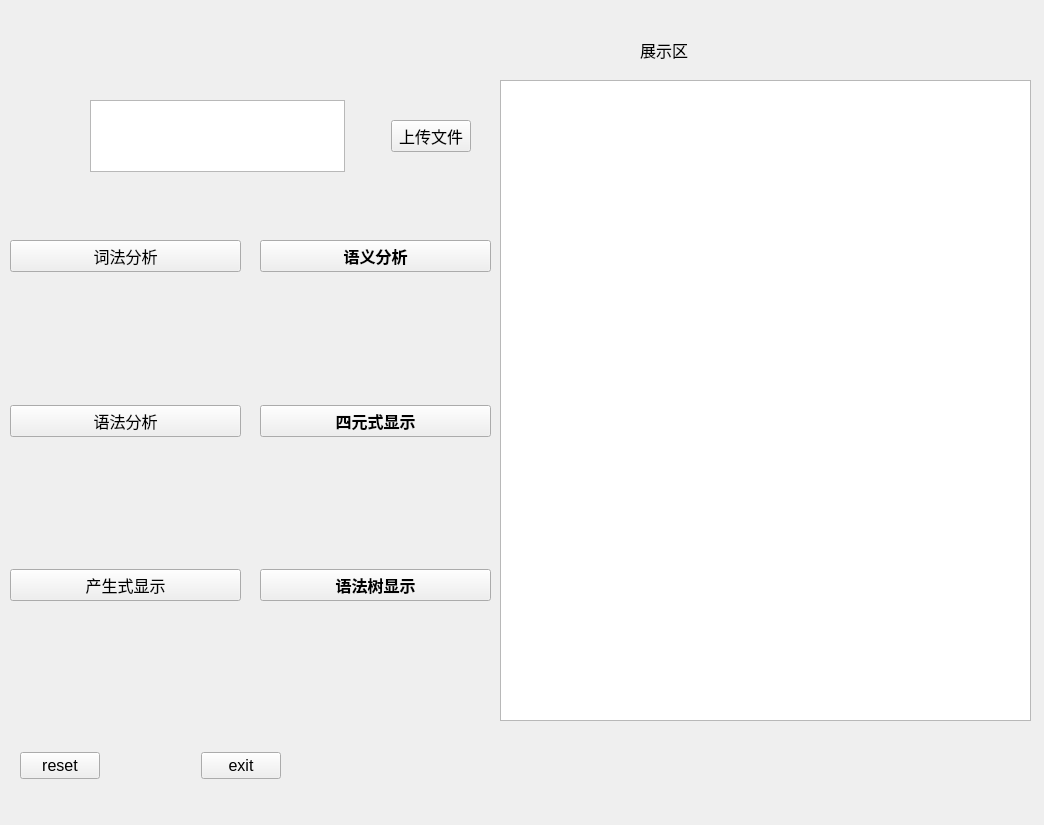
<?xml version="1.0" encoding="UTF-8"?>
<ui version="4.0">
 <class>action</class>
 <widget class="QWidget" name="action">
  <property name="geometry">
   <rect>
    <x>0</x>
    <y>0</y>
    <width>1044</width>
    <height>825</height>
   </rect>
  </property>
  <property name="windowTitle">
   <string>Form</string>
  </property>
  <widget class="QTextBrowser" name="content">
   <property name="geometry">
    <rect>
     <x>500</x>
     <y>80</y>
     <width>531</width>
     <height>641</height>
    </rect>
   </property>
   <property name="lineWrapMode">
    <enum>QTextEdit::NoWrap</enum>
   </property>
  </widget>
  <widget class="QWidget" name="layoutWidget">
   <property name="geometry">
    <rect>
     <x>90</x>
     <y>100</y>
     <width>381</width>
     <height>72</height>
    </rect>
   </property>
   <layout class="QHBoxLayout" name="horizontalLayout_2">
    <item>
     <widget class="QTextEdit" name="filePath"/>
    </item>
    <item>
     <spacer name="horizontalSpacer">
      <property name="orientation">
       <enum>Qt::Horizontal</enum>
      </property>
      <property name="sizeHint" stdset="0">
       <size>
        <width>40</width>
        <height>20</height>
       </size>
      </property>
     </spacer>
    </item>
    <item>
     <widget class="QPushButton" name="upload">
      <property name="font">
       <font>
        <pointsize>12</pointsize>
       </font>
      </property>
      <property name="text">
       <string>上传文件</string>
      </property>
     </widget>
    </item>
   </layout>
  </widget>
  <widget class="QWidget" name="layoutWidget">
   <property name="geometry">
    <rect>
     <x>10</x>
     <y>240</y>
     <width>231</width>
     <height>361</height>
    </rect>
   </property>
   <layout class="QVBoxLayout" name="verticalLayout">
    <item>
     <widget class="QPushButton" name="lexical">
      <property name="font">
       <font>
        <pointsize>12</pointsize>
       </font>
      </property>
      <property name="text">
       <string>词法分析</string>
      </property>
     </widget>
    </item>
    <item>
     <spacer name="verticalSpacer">
      <property name="orientation">
       <enum>Qt::Vertical</enum>
      </property>
      <property name="sizeHint" stdset="0">
       <size>
        <width>20</width>
        <height>40</height>
       </size>
      </property>
     </spacer>
    </item>
    <item>
     <widget class="QPushButton" name="grammar">
      <property name="font">
       <font>
        <pointsize>12</pointsize>
       </font>
      </property>
      <property name="text">
       <string>语法分析</string>
      </property>
     </widget>
    </item>
    <item>
     <spacer name="verticalSpacer_2">
      <property name="orientation">
       <enum>Qt::Vertical</enum>
      </property>
      <property name="sizeHint" stdset="0">
       <size>
        <width>20</width>
        <height>40</height>
       </size>
      </property>
     </spacer>
    </item>
    <item>
     <widget class="QPushButton" name="production">
      <property name="font">
       <font>
        <pointsize>12</pointsize>
       </font>
      </property>
      <property name="text">
       <string>产生式显示</string>
      </property>
     </widget>
    </item>
   </layout>
  </widget>
  <widget class="QLabel" name="label">
   <property name="geometry">
    <rect>
     <x>640</x>
     <y>40</y>
     <width>231</width>
     <height>20</height>
    </rect>
   </property>
   <property name="font">
    <font>
     <pointsize>12</pointsize>
    </font>
   </property>
   <property name="text">
    <string>展示区</string>
   </property>
  </widget>
  <widget class="QWidget" name="layoutWidget">
   <property name="geometry">
    <rect>
     <x>20</x>
     <y>740</y>
     <width>261</width>
     <height>51</height>
    </rect>
   </property>
   <layout class="QHBoxLayout" name="horizontalLayout_3">
    <item>
     <widget class="QPushButton" name="reset">
      <property name="font">
       <font>
        <pointsize>12</pointsize>
       </font>
      </property>
      <property name="text">
       <string>reset</string>
      </property>
     </widget>
    </item>
    <item>
     <spacer name="horizontalSpacer_2">
      <property name="orientation">
       <enum>Qt::Horizontal</enum>
      </property>
      <property name="sizeHint" stdset="0">
       <size>
        <width>40</width>
        <height>20</height>
       </size>
      </property>
     </spacer>
    </item>
    <item>
     <widget class="QPushButton" name="exit">
      <property name="font">
       <font>
        <pointsize>12</pointsize>
       </font>
      </property>
      <property name="text">
       <string>exit</string>
      </property>
     </widget>
    </item>
   </layout>
  </widget>
  <widget class="QWidget" name="layoutWidget_2">
   <property name="geometry">
    <rect>
     <x>260</x>
     <y>240</y>
     <width>231</width>
     <height>361</height>
    </rect>
   </property>
   <layout class="QVBoxLayout" name="verticalLayout_3">
    <item>
     <widget class="QPushButton" name="Semantics">
      <property name="font">
       <font>
        <pointsize>12</pointsize>
        <weight>75</weight>
        <bold>true</bold>
       </font>
      </property>
      <property name="text">
       <string>语义分析</string>
      </property>
     </widget>
    </item>
    <item>
     <spacer name="verticalSpacer_5">
      <property name="orientation">
       <enum>Qt::Vertical</enum>
      </property>
      <property name="sizeHint" stdset="0">
       <size>
        <width>20</width>
        <height>40</height>
       </size>
      </property>
     </spacer>
    </item>
    <item>
     <widget class="QPushButton" name="Quartuple">
      <property name="font">
       <font>
        <pointsize>12</pointsize>
        <weight>75</weight>
        <bold>true</bold>
       </font>
      </property>
      <property name="text">
       <string>四元式显示</string>
      </property>
     </widget>
    </item>
    <item>
     <spacer name="verticalSpacer_6">
      <property name="orientation">
       <enum>Qt::Vertical</enum>
      </property>
      <property name="sizeHint" stdset="0">
       <size>
        <width>20</width>
        <height>40</height>
       </size>
      </property>
     </spacer>
    </item>
    <item>
     <widget class="QPushButton" name="ShowTree">
      <property name="font">
       <font>
        <pointsize>12</pointsize>
        <weight>75</weight>
        <bold>true</bold>
       </font>
      </property>
      <property name="text">
       <string>语法树显示</string>
      </property>
     </widget>
    </item>
   </layout>
  </widget>
 </widget>
 <resources/>
 <connections/>
</ui>
